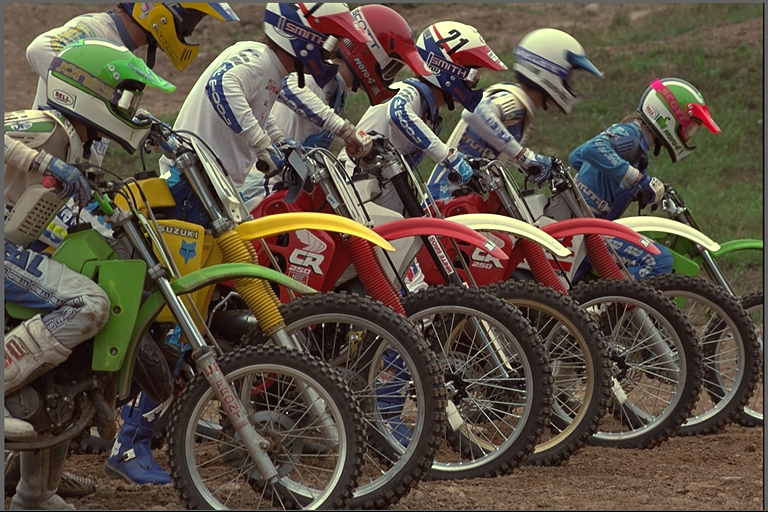
#> input picture images/kodim05.png, 768 x 512 px
$ jupyter execute Compressing.ipynb
#> lines starting #> are read from the running program, lines starting #| are printed output that depends on the picture
# Compressing

**Implement several steps of JPEG compression on kodim05 image.**
+ First, divide the image into 8 by 8 blocks
+ Divide the DCT coefficients into a standard multiplication matrix
+ Consider different α comparison factors for multiplication

**Photo Process Implement the above steps and reconstruct the image. Compare the quality of images with different comparison factors with the original image using the PSNR method**

The following code snippet import required third-party libraries:
+ `cv2` for reading and utilizing image processing functions
+ `numpy` for calculating and considering images as numerical matrixes
+ `matplotlib.pyplot` for showing images in the output

[cell 1]
import cv2
import numpy as np
import matplotlib.pyplot as plt
import pywt

First we read and display the kodim image.

[cell 2]
# Read kodim image
kodim = cv2.imread('../../images/kodim05.png', 0)
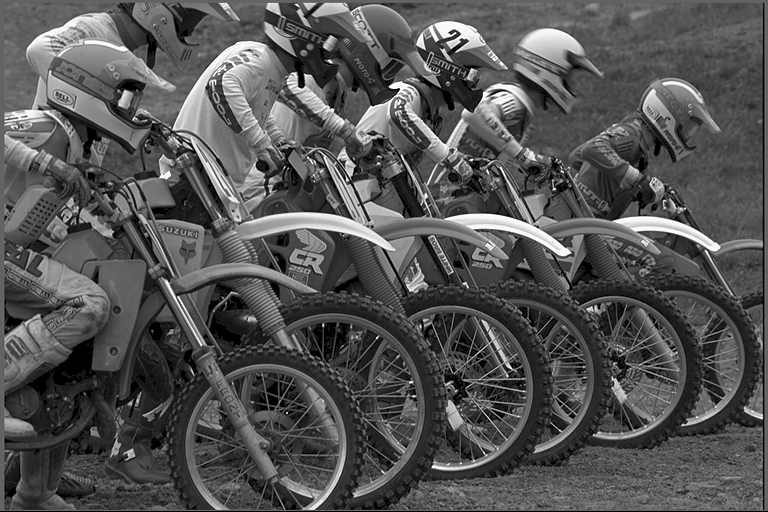
#> kodim: shape (512, 768); min 0, max 255, mean 83.8
plt.imshow(kodim, cmap = 'gray')
plt.show()

Two code cells are functions for dividing image into blocks and processing block by block.

[cell 3]
from numpy.lib.stride_tricks import as_strided as ast

# Read the array as a set of blocks
def block_view(A, block= (3, 3)):
#> called with block = (8, 8)
    shape = (int(A.shape[0]/ block[0]), int(A.shape[1]/ block[1]))+ block
#> shape = (64, 96, 8, 8)
    strides = (block[0]* A.strides[0], block[1]* A.strides[1])+ A.strides
#> strides = (24576, 32, 3072, 4)
    return ast(A, shape = shape, strides= strides)

[cell 4]
# Apply a function to each block of an image
def blkproc(I,block_size,fun):
    J = np.copy(I)
    BJ = block_view(J,block_size)
    for n in range(BJ.shape[0]):
        for m in range(BJ.shape[1]):
            BJ[n,m] = fun(BJ[n,m])
    return J

We will calculate DCT coefficients for kodim image.

[cell 5]
# Apply DCT to the image
size = 8
kodim_blocked = blkproc(np.array(kodim, dtype=np.float32), (size,size), cv2.dct)
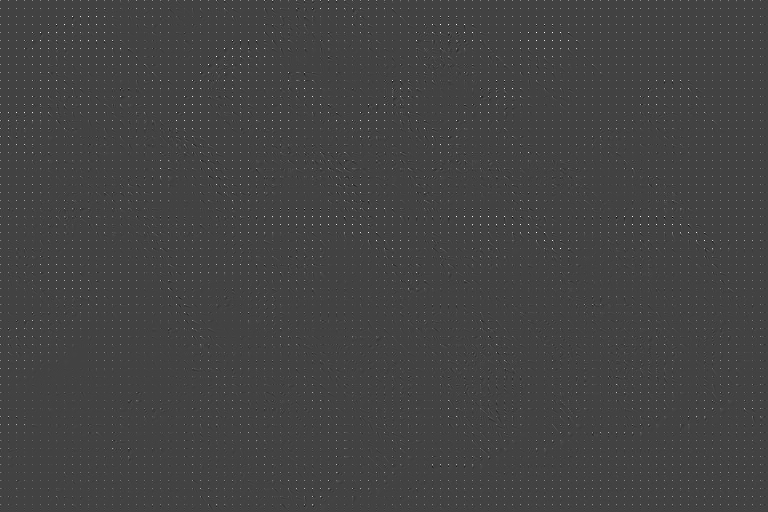
#> kodim_blocked: shape (512, 768) float32; min -704.8, max 1988.5, mean 10.5; drawn with min black and max white

# Show image in the plot
plt.imshow(np.log(0.0001 + np.abs(kodim_blocked)), cmap="jet")
plt.title("DCT of Image with 8x8 blocks")
plt.show()
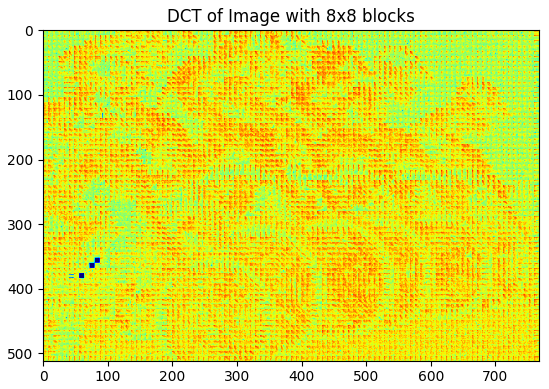
#> figure drawn by matplotlib, 1 panel

[cell 6]
def PSNR(image_1, image_2):
    size = image_1.shape
    # Calculate MSE
    MSE_array = (image_1 - image_2) ** 2
    MSE = MSE_array.sum() / (size[0] * size[1])
    # Calculate PSNR
    PSNR = 10 * np.log(255 ** 2 / MSE)
    return PSNR

Next we will implement some steps of the JPEG compression standard.

[cell 7]
# Assign standard quantization matrix for JPEG
Q = np.array([[16, 11, 10, 16, 24, 40, 51, 61],
              [12, 12, 14, 19, 26, 58, 60, 55],
              [14, 13, 16, 24, 40, 57, 69, 56],
              [14, 17, 22, 29, 51, 87, 80, 62],
              [18, 22, 37, 56, 68, 109, 103, 77],
              [24, 35, 55, 64, 81, 104, 113, 92],
              [49, 64, 78, 87, 103, 121, 120, 101],
              [72, 92, 95, 98, 112, 100, 103, 99]])

# Assign different alphas for mulplications
alphas = [1/100, 1/50, 1/25, 1/4, 1, 4, 25, 50, 100]

for alpha in alphas:
    # Divide the DCT coeffs by alpha times Q in order to compress
    fun = lambda x: x//(Q*alpha)
    kodim_quantized = blkproc(np.array(kodim_blocked, dtype=np.float32), (8, 8), fun)

    # Multiple DCT coeffs by alpha times Q in order to decompress
    fun = lambda x: x*Q*alpha
    kodim_rec_J = blkproc(np.array(kodim_quantized, dtype=np.float32), (8, 8), fun)

    # Apply inverse of DCT in order to display the image
    kodim_rec = blkproc(np.array(kodim_rec_J, dtype=np.float32), (8, 8), cv2.idct)

    # Show the image and its alpha and PSNR
    plt.imshow(kodim_rec, cmap = 'gray')
    plt.title(f'alpha = {alpha} with PSNR = {PSNR(kodim, kodim_rec)}')
    plt.show()
#> this loop made 9 passes
#> pass 1, in PSNR, `MSE_array = (image_1 - image_2) ** 2`:
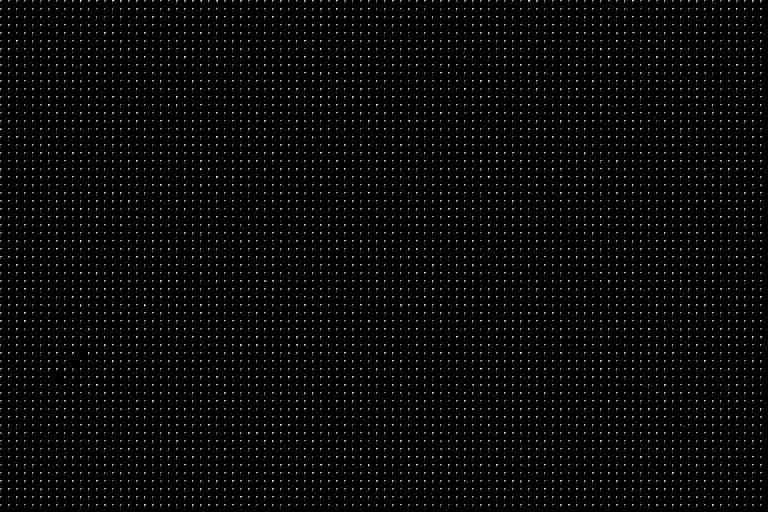
#> MSE_array: shape (512, 768) float32; min 0, max 3.6, mean 0.15; drawn with min black and max white
#> pass 2, `plt.show()`:
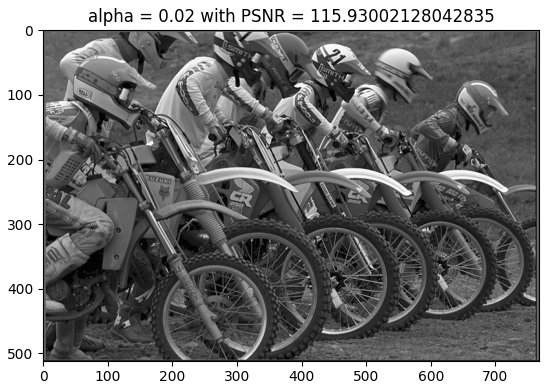
#> figure drawn by matplotlib, 1 panel
